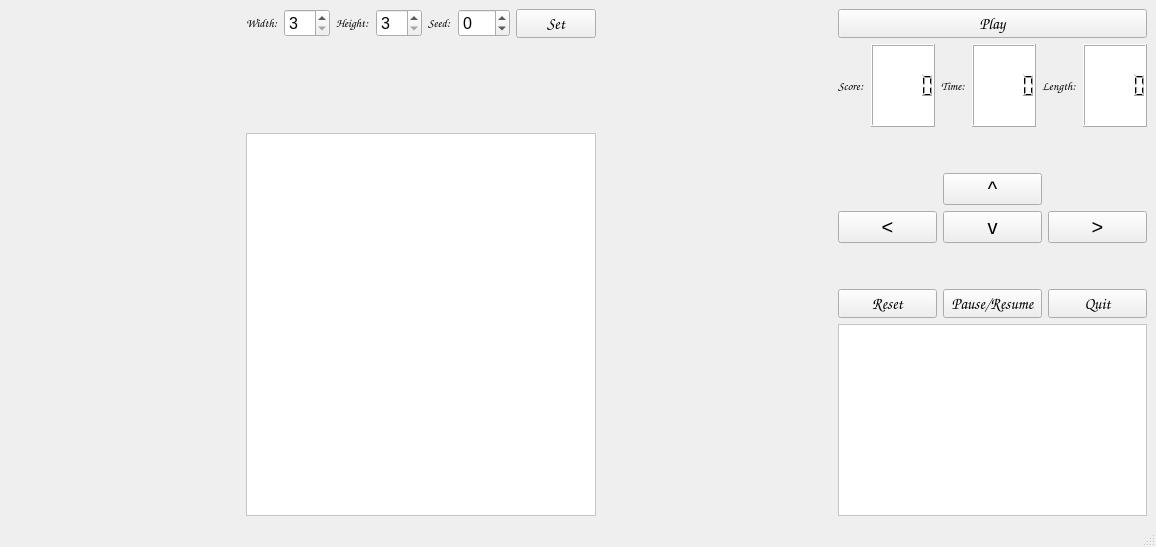
<?xml version="1.0" encoding="UTF-8"?>
<ui version="4.0">
 <class>MainWindow</class>
 <widget class="QMainWindow" name="MainWindow">
  <property name="geometry">
   <rect>
    <x>0</x>
    <y>0</y>
    <width>1156</width>
    <height>547</height>
   </rect>
  </property>
  <property name="font">
   <font>
    <italic>false</italic>
    <bold>false</bold>
    <underline>false</underline>
    <strikeout>false</strikeout>
    <kerning>true</kerning>
   </font>
  </property>
  <property name="mouseTracking">
   <bool>true</bool>
  </property>
  <property name="windowTitle">
   <string>MainWindow</string>
  </property>
  <widget class="QWidget" name="centralwidget">
   <layout class="QGridLayout" name="gridLayout_8">
    <item row="4" column="2">
     <spacer name="horizontalSpacer">
      <property name="orientation">
       <enum>Qt::Horizontal</enum>
      </property>
      <property name="sizeHint" stdset="0">
       <size>
        <width>40</width>
        <height>20</height>
       </size>
      </property>
     </spacer>
    </item>
    <item row="3" column="3">
     <layout class="QGridLayout" name="gridLayout_7">
      <item row="0" column="0">
       <widget class="QPushButton" name="reset_pushButton">
        <property name="font">
         <font>
          <family>Comic Sans MS</family>
          <pointsize>12</pointsize>
          <italic>false</italic>
          <bold>false</bold>
          <underline>false</underline>
          <strikeout>false</strikeout>
          <kerning>true</kerning>
         </font>
        </property>
        <property name="text">
         <string>Reset</string>
        </property>
       </widget>
      </item>
      <item row="0" column="1">
       <widget class="QPushButton" name="pause_pushButton">
        <property name="font">
         <font>
          <family>Comic Sans MS</family>
          <pointsize>12</pointsize>
          <italic>false</italic>
          <bold>false</bold>
          <underline>false</underline>
          <strikeout>false</strikeout>
          <kerning>true</kerning>
         </font>
        </property>
        <property name="text">
         <string>Pause/Resume</string>
        </property>
       </widget>
      </item>
      <item row="0" column="2">
       <widget class="QPushButton" name="quit_pushButton">
        <property name="font">
         <font>
          <family>Comic Sans MS</family>
          <pointsize>12</pointsize>
          <italic>false</italic>
          <bold>false</bold>
          <underline>false</underline>
          <strikeout>false</strikeout>
          <kerning>true</kerning>
         </font>
        </property>
        <property name="text">
         <string>Quit</string>
        </property>
       </widget>
      </item>
     </layout>
    </item>
    <item row="2" column="3">
     <layout class="QGridLayout" name="gridLayout_6">
      <item row="2" column="2">
       <widget class="QPushButton" name="right_pushButton">
        <property name="font">
         <font>
          <pointsize>15</pointsize>
          <italic>false</italic>
          <bold>false</bold>
          <underline>false</underline>
          <strikeout>false</strikeout>
          <kerning>true</kerning>
         </font>
        </property>
        <property name="text">
         <string>&gt;</string>
        </property>
       </widget>
      </item>
      <item row="0" column="1">
       <spacer name="verticalSpacer">
        <property name="orientation">
         <enum>Qt::Vertical</enum>
        </property>
        <property name="sizeHint" stdset="0">
         <size>
          <width>20</width>
          <height>40</height>
         </size>
        </property>
       </spacer>
      </item>
      <item row="2" column="1">
       <widget class="QPushButton" name="down_pushButton">
        <property name="font">
         <font>
          <pointsize>15</pointsize>
          <italic>false</italic>
          <bold>false</bold>
          <underline>false</underline>
          <strikeout>false</strikeout>
          <kerning>true</kerning>
         </font>
        </property>
        <property name="text">
         <string>v</string>
        </property>
       </widget>
      </item>
      <item row="1" column="1">
       <widget class="QPushButton" name="up_pushButton">
        <property name="font">
         <font>
          <pointsize>15</pointsize>
          <italic>false</italic>
          <bold>false</bold>
          <underline>false</underline>
          <strikeout>false</strikeout>
          <kerning>true</kerning>
         </font>
        </property>
        <property name="text">
         <string>^</string>
        </property>
       </widget>
      </item>
      <item row="2" column="0">
       <widget class="QPushButton" name="left_pushButton">
        <property name="font">
         <font>
          <pointsize>15</pointsize>
          <italic>false</italic>
          <bold>false</bold>
          <underline>false</underline>
          <strikeout>false</strikeout>
          <kerning>true</kerning>
         </font>
        </property>
        <property name="text">
         <string>&lt;</string>
        </property>
       </widget>
      </item>
      <item row="3" column="1">
       <spacer name="verticalSpacer_2">
        <property name="orientation">
         <enum>Qt::Vertical</enum>
        </property>
        <property name="sizeHint" stdset="0">
         <size>
          <width>20</width>
          <height>40</height>
         </size>
        </property>
       </spacer>
      </item>
     </layout>
    </item>
    <item row="1" column="1">
     <spacer name="verticalSpacer_3">
      <property name="orientation">
       <enum>Qt::Vertical</enum>
      </property>
      <property name="sizeHint" stdset="0">
       <size>
        <width>20</width>
        <height>40</height>
       </size>
      </property>
     </spacer>
    </item>
    <item row="2" column="1" rowspan="3">
     <widget class="QGraphicsView" name="graphicsView">
      <property name="autoFillBackground">
       <bool>true</bool>
      </property>
      <property name="styleSheet">
       <string notr="true">background-color: rgb(255, 255, 255)</string>
      </property>
     </widget>
    </item>
    <item row="4" column="3">
     <widget class="QTextBrowser" name="info_textBrowser">
      <property name="font">
       <font>
        <family>Comic Sans MS</family>
        <pointsize>9</pointsize>
        <italic>false</italic>
        <bold>false</bold>
        <underline>false</underline>
        <strikeout>false</strikeout>
        <kerning>true</kerning>
       </font>
      </property>
      <property name="mouseTracking">
       <bool>false</bool>
      </property>
      <property name="styleSheet">
       <string notr="true">background-color: rgb(255, 255, 255)</string>
      </property>
      <property name="html">
       <string>&lt;!DOCTYPE HTML PUBLIC &quot;-//W3C//DTD HTML 4.0//EN&quot; &quot;http://www.w3.org/TR/REC-html40/strict.dtd&quot;&gt;
&lt;html&gt;&lt;head&gt;&lt;meta name=&quot;qrichtext&quot; content=&quot;1&quot; /&gt;&lt;meta charset=&quot;utf-8&quot; /&gt;&lt;style type=&quot;text/css&quot;&gt;
p, li { white-space: pre-wrap; }
hr { height: 1px; border-width: 0; }
&lt;/style&gt;&lt;/head&gt;&lt;body style=&quot; font-family:'Comic Sans MS'; font-size:9pt; font-weight:400; font-style:normal;&quot;&gt;
&lt;p style=&quot;-qt-paragraph-type:empty; margin-top:0px; margin-bottom:0px; margin-left:0px; margin-right:0px; -qt-block-indent:0; text-indent:0px;&quot;&gt;&lt;br /&gt;&lt;/p&gt;&lt;/body&gt;&lt;/html&gt;</string>
      </property>
     </widget>
    </item>
    <item row="2" column="2">
     <spacer name="horizontalSpacer_3">
      <property name="orientation">
       <enum>Qt::Horizontal</enum>
      </property>
      <property name="sizeHint" stdset="0">
       <size>
        <width>40</width>
        <height>20</height>
       </size>
      </property>
     </spacer>
    </item>
    <item row="0" column="1">
     <layout class="QGridLayout" name="settings_gridLayout">
      <item row="1" column="3">
       <layout class="QFormLayout" name="formLayout_3">
        <item row="0" column="0">
         <widget class="QLabel" name="seed_label">
          <property name="font">
           <font>
            <family>Comic Sans MS</family>
            <italic>false</italic>
            <bold>false</bold>
            <underline>false</underline>
            <strikeout>false</strikeout>
            <kerning>true</kerning>
           </font>
          </property>
          <property name="text">
           <string>Seed:</string>
          </property>
         </widget>
        </item>
        <item row="0" column="1">
         <widget class="QSpinBox" name="seed_spinBox">
          <property name="font">
           <font>
            <pointsize>12</pointsize>
            <italic>false</italic>
            <bold>false</bold>
            <underline>false</underline>
            <strikeout>false</strikeout>
            <kerning>true</kerning>
           </font>
          </property>
          <property name="minimum">
           <number>-99</number>
          </property>
         </widget>
        </item>
       </layout>
      </item>
      <item row="1" column="4">
       <widget class="QPushButton" name="set_pushButton">
        <property name="font">
         <font>
          <family>Comic Sans MS</family>
          <pointsize>12</pointsize>
          <italic>false</italic>
          <bold>false</bold>
          <underline>false</underline>
          <strikeout>false</strikeout>
          <kerning>true</kerning>
         </font>
        </property>
        <property name="text">
         <string>Set</string>
        </property>
       </widget>
      </item>
      <item row="1" column="1">
       <layout class="QFormLayout" name="formLayout">
        <item row="0" column="1">
         <widget class="QSpinBox" name="width_spinBox">
          <property name="font">
           <font>
            <pointsize>12</pointsize>
            <italic>false</italic>
            <bold>false</bold>
            <underline>false</underline>
            <strikeout>false</strikeout>
            <kerning>true</kerning>
           </font>
          </property>
          <property name="minimum">
           <number>3</number>
          </property>
          <property name="maximum">
           <number>10</number>
          </property>
         </widget>
        </item>
        <item row="0" column="0">
         <widget class="QLabel" name="width_label">
          <property name="font">
           <font>
            <family>Comic Sans MS</family>
            <italic>false</italic>
            <bold>false</bold>
            <underline>false</underline>
            <strikeout>false</strikeout>
            <kerning>true</kerning>
           </font>
          </property>
          <property name="text">
           <string>Width:</string>
          </property>
         </widget>
        </item>
       </layout>
      </item>
      <item row="1" column="2">
       <layout class="QFormLayout" name="formLayout_2">
        <item row="0" column="1">
         <widget class="QSpinBox" name="height_spinBox">
          <property name="font">
           <font>
            <pointsize>12</pointsize>
            <italic>false</italic>
            <bold>false</bold>
            <underline>false</underline>
            <strikeout>false</strikeout>
            <kerning>true</kerning>
           </font>
          </property>
          <property name="minimum">
           <number>3</number>
          </property>
          <property name="maximum">
           <number>10</number>
          </property>
         </widget>
        </item>
        <item row="0" column="0">
         <widget class="QLabel" name="height_label">
          <property name="font">
           <font>
            <family>Comic Sans MS</family>
            <italic>false</italic>
            <bold>false</bold>
            <underline>false</underline>
            <strikeout>false</strikeout>
            <kerning>true</kerning>
           </font>
          </property>
          <property name="text">
           <string>Height:</string>
          </property>
         </widget>
        </item>
       </layout>
      </item>
     </layout>
    </item>
    <item row="0" column="3">
     <widget class="QPushButton" name="play_pushButton">
      <property name="font">
       <font>
        <family>Comic Sans MS</family>
        <pointsize>12</pointsize>
        <italic>false</italic>
        <bold>false</bold>
        <underline>false</underline>
        <strikeout>false</strikeout>
        <kerning>true</kerning>
       </font>
      </property>
      <property name="text">
       <string>Play</string>
      </property>
     </widget>
    </item>
    <item row="1" column="3">
     <layout class="QGridLayout" name="gridLayout_3">
      <item row="0" column="4">
       <widget class="QLabel" name="length_label">
        <property name="font">
         <font>
          <family>Comic Sans MS</family>
          <italic>false</italic>
          <bold>false</bold>
          <underline>false</underline>
          <strikeout>false</strikeout>
          <kerning>true</kerning>
         </font>
        </property>
        <property name="text">
         <string>Length:</string>
        </property>
       </widget>
      </item>
      <item row="0" column="5">
       <widget class="QLCDNumber" name="length_lcdNumber">
        <property name="styleSheet">
         <string notr="true">background-color: rgb(255, 255, 255)</string>
        </property>
       </widget>
      </item>
      <item row="0" column="2">
       <widget class="QLabel" name="time_label">
        <property name="font">
         <font>
          <family>Comic Sans MS</family>
          <italic>false</italic>
          <bold>false</bold>
          <underline>false</underline>
          <strikeout>false</strikeout>
          <kerning>true</kerning>
         </font>
        </property>
        <property name="text">
         <string>Time:</string>
        </property>
       </widget>
      </item>
      <item row="0" column="0">
       <widget class="QLabel" name="score_label">
        <property name="font">
         <font>
          <family>Comic Sans MS</family>
          <italic>false</italic>
          <bold>false</bold>
          <underline>false</underline>
          <strikeout>false</strikeout>
          <kerning>true</kerning>
         </font>
        </property>
        <property name="text">
         <string>Score:</string>
        </property>
       </widget>
      </item>
      <item row="0" column="1">
       <widget class="QLCDNumber" name="score_lcdNumber">
        <property name="autoFillBackground">
         <bool>false</bool>
        </property>
        <property name="styleSheet">
         <string notr="true">background-color: rgb(255, 255, 255)</string>
        </property>
       </widget>
      </item>
      <item row="0" column="3">
       <widget class="QLCDNumber" name="time_lcdNumber">
        <property name="styleSheet">
         <string notr="true">background-color: rgb(255, 255, 255)</string>
        </property>
       </widget>
      </item>
     </layout>
    </item>
    <item row="2" column="0">
     <spacer name="horizontalSpacer_2">
      <property name="orientation">
       <enum>Qt::Horizontal</enum>
      </property>
      <property name="sizeHint" stdset="0">
       <size>
        <width>40</width>
        <height>20</height>
       </size>
      </property>
     </spacer>
    </item>
   </layout>
  </widget>
  <widget class="QMenuBar" name="menubar">
   <property name="geometry">
    <rect>
     <x>0</x>
     <y>0</y>
     <width>1156</width>
     <height>21</height>
    </rect>
   </property>
  </widget>
  <widget class="QStatusBar" name="statusbar"/>
 </widget>
 <resources/>
 <connections>
  <connection>
   <sender>quit_pushButton</sender>
   <signal>clicked()</signal>
   <receiver>MainWindow</receiver>
   <slot>close()</slot>
   <hints>
    <hint type="sourcelabel">
     <x>725</x>
     <y>541</y>
    </hint>
    <hint type="destinationlabel">
     <x>399</x>
     <y>301</y>
    </hint>
   </hints>
  </connection>
 </connections>
</ui>
